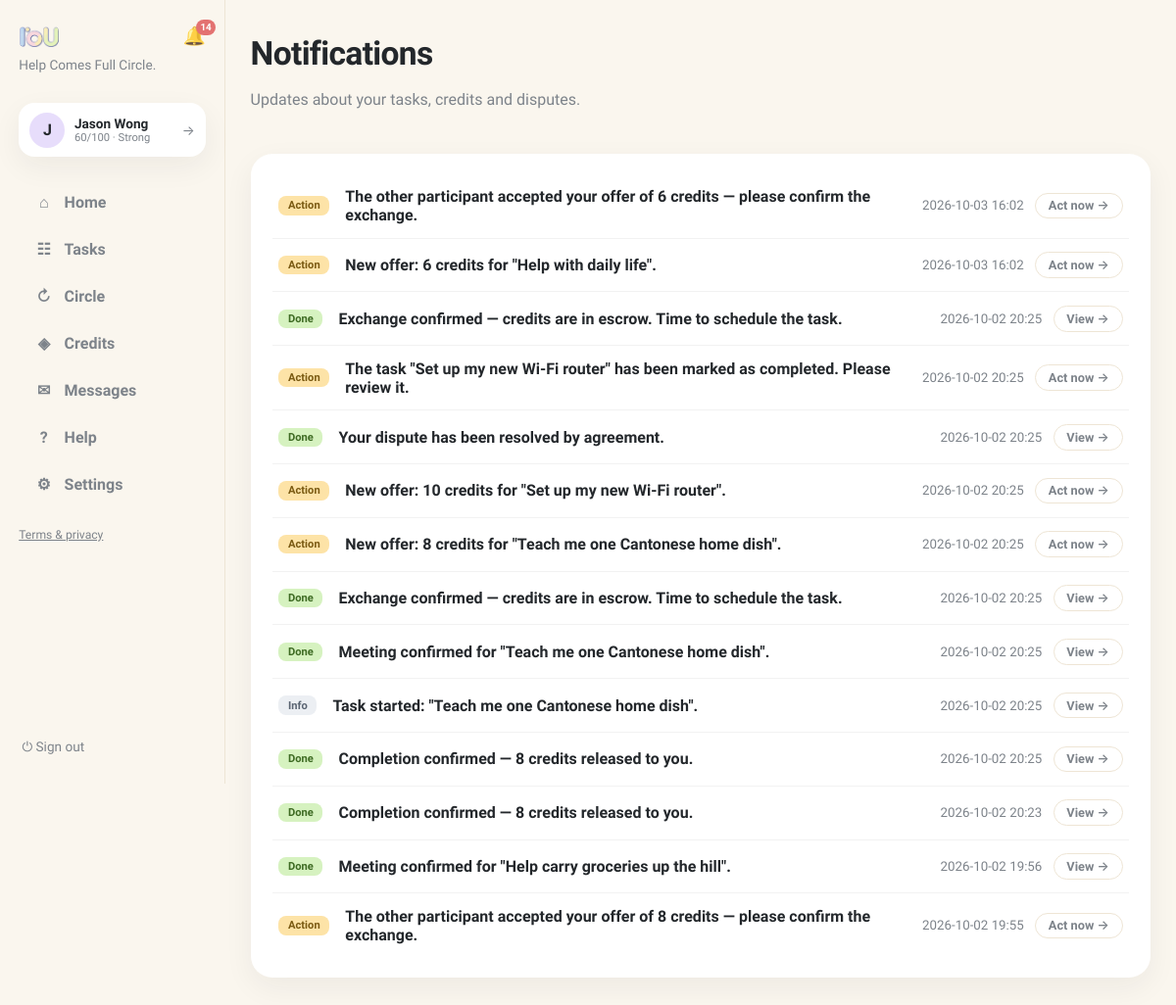
The page /notifications (signed in) on the database as committed earlier.
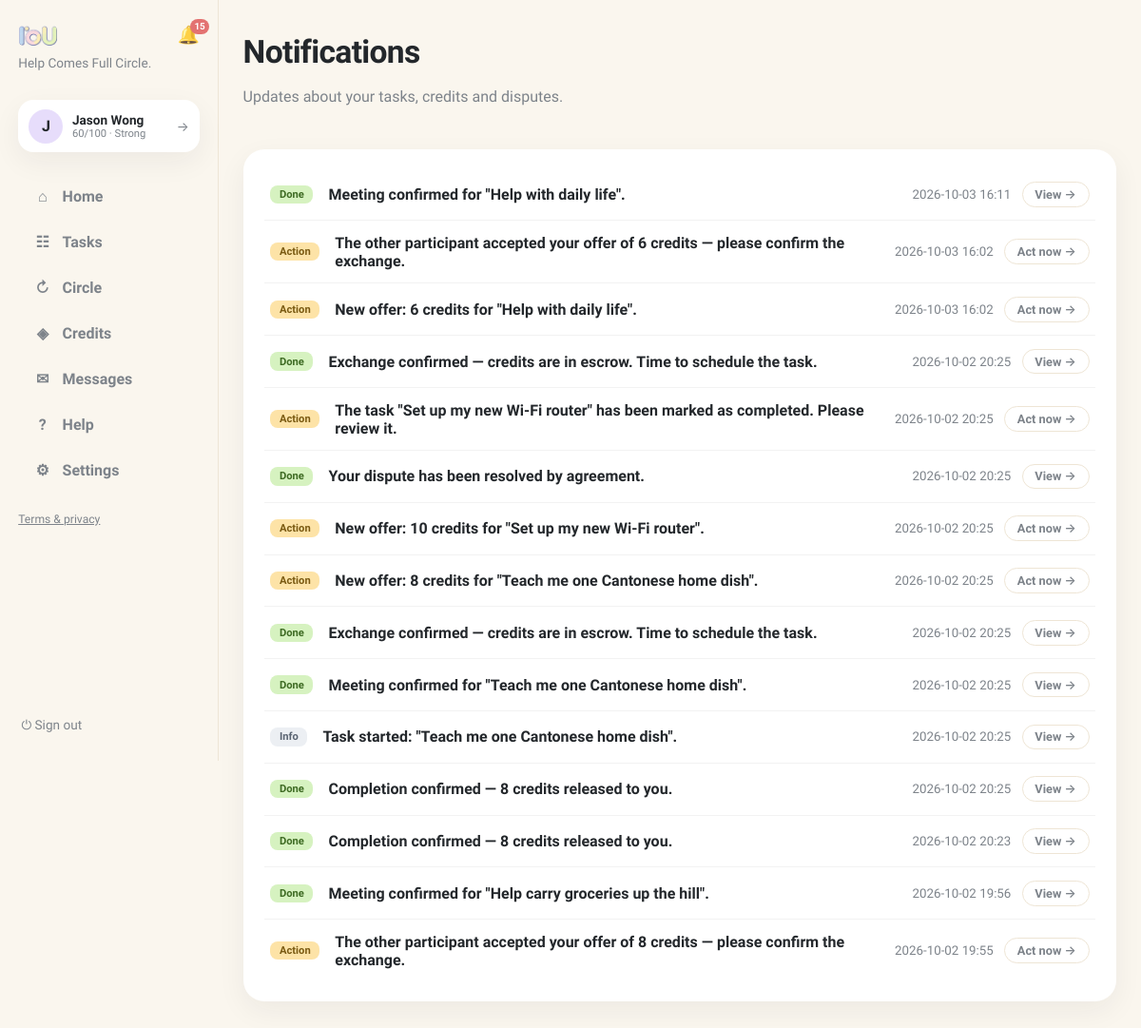
The same page on the database as committed later.
### tables this page shows
CREATE TABLE notifications (
                id INTEGER PRIMARY KEY, user_id INTEGER NOT NULL,
                body TEXT NOT NULL, link TEXT NOT NULL DEFAULT '/',
                is_read INTEGER NOT NULL DEFAULT 0, kind TEXT NOT NULL DEFAULT 'info',
                created_at TEXT NOT NULL,
                FOREIGN KEY(user_id) REFERENCES users(id)
            );

### app.py (the view)
@app.get("/notifications", response_class=HTMLResponse)
def notifications_page(request: Request, tab: str = "system"):
    user = current_user(request)
    if not user:
        return RedirectResponse("/login", status_code=303)
    with db() as connection:
        notifs = connection.execute(
            "SELECT * FROM notifications WHERE user_id=? ORDER BY created_at DESC LIMIT 50",
            (user["id"],)).fetchall()
        threads = connection.execute(
            """SELECT r.id, r.title, r.status, r.requester_id, r.provider_id,
                      ru.name requester_name, pu.name provider_name,
                      (SELECT body FROM messages WHERE request_id=r.id ORDER BY id DESC LIMIT 1) last_body,
                      (SELECT created_at FROM messages WHERE request_id=r.id ORDER BY id DESC LIMIT 1) last_at
               FROM requests r
               JOIN users ru ON ru.id=r.requester_id
               LEFT JOIN users pu ON pu.id=r.provider_id
               WHERE (r.requester_id=? OR r.provider_id=?
                      OR EXISTS (SELECT 1 FROM request_participants rp
                                 WHERE rp.request_id=r.id AND rp.user_id=?))
                 AND EXISTS (SELECT 1 FROM messages WHERE request_id=r.id)
               ORDER BY last_at DESC""",
            (user["id"], user["id"], user["id"])).fetchall()
    return render(request, "notifications.html", page="notifications",
                  notifs=notifs, threads=threads, tab=tab)

### templates/notifications.html (shortened to what this page needs)
{% extends "base.html" %}
{% block content %}
<header class="page-head">
  <div>
    <h1>Notifications</h1>
    <p class="muted">Updates about your tasks, credits and disputes.</p>
  </div>
</header>
<div class="card notif-card">
  {% for n in notifs %}
  <div class="notif-row {% if not n.is_read %}unread{% endif %}">
    <span class="notif-kind k-{{ n.kind or 'info' }}">{% if (n.kind or 'info') == 'action' %}Action{% elif n.kind == 'success' %}Done{% else %}Info{% endif %}</span>
    <div class="notif-body"><b>{{ n.body }}</b></div>
    <div class="notif-side">
      <small class="muted">{{ n.created_at[:16].replace('T',' ') }}</small>
      {% if n.link and (n.kind or 'info') == 'action' %}<a class="btn-ghost btn-sm" href="/notifications/{{ n.id }}/go">Act now →</a>{% elif n.link %}<a class="btn-ghost btn-sm" href="/notifications/{{ n.id }}/go">View →</a>{% endif %}
    </div>
  </div>
  {% else %}<p class="empty">No notifications yet.</p>{% endfor %}
</div>
{% endblock %}

### templates/base.html (shortened to what this page needs)
<!doctype html>
<html lang="en"><head><link rel="stylesheet" href="/static/style.css"></head>
<body class="app-body">
<nav class="sidebar">
  <div class="brand-row">
    <a class="brand" href="/"><img class="brand-logo" src="/static/iou-logo2.png" alt="IoU"></a>
    {% if user %}
    <a class="bell {% if page == 'notifications' %}active{% endif %}" href="/notifications" title="Notifications">🔔{% if unread_notifs or unread_msgs %}<span class="bell-badge">{{ (unread_notifs or 0) + (unread_msgs or 0) }}</span>{% endif %}</a>
    {% endif %}
  </div>
  <p class="brand-tag">Help Comes Full Circle.</p>
  {% if user %}
  <a class="side-user" href="/profile" title="Your profile">
    <div class="avatar">{{ user.name[0] }}</div>
    {% set sc = user.reliability if user.reliability is not none else 60 %}
    {% set lab = 'Suspended' if sc <= 0 else ('Restricted' if sc < 30 else ('Limited' if sc < 60 else ('Strong' if sc < 80 else 'Excellent'))) %}
    <div class="sidebar-user-meta"><b>{{ user.name }}</b>
      <small>{{ sc }}/100 · {{ lab }}</small>
    </div>
    <span class="side-user-arrow">→</span>
  </a>
  <div class="nav-links">
    <a class="nav-link {% if page == 'home' %}active{% endif %}" href="/"><span class="nav-ico">⌂</span>Home</a>
    <a class="nav-link {% if page == 'browse' %}active{% endif %}" href="/browse"><span class="nav-ico">☷</span>Tasks</a>
    <a class="nav-link {% if page == 'circle' %}active{% endif %}" href="/chain-invitations"><span class="nav-ico">↻</span>Circle{% if circle_pending %}<span class="unread-dot"></span>{% endif %}</a>
    <a class="nav-link {% if page == 'credits' %}active{% endif %}" href="/history"><span class="nav-ico">◈</span>Credits</a>
    <a class="nav-link {% if page == 'messages' %}active{% endif %}" href="/messages"><span class="nav-ico">✉</span>Messages{% if unread_msgs %}<span class="unread-dot"></span>{% endif %}</a>
    <a class="nav-link {% if page == 'help' %}active{% endif %}" href="/help"><span class="nav-ico">?</span>Help</a>
    <a class="nav-link {% if page == 'account' %}active{% endif %}" href="/account"><span class="nav-ico">⚙</span>Settings</a>
  </div>
  <p class="nav-footer"><a href="/legal">Terms &amp; privacy</a></p>
  <form method="post" action="/logout" class="side-logout"><button class="link-button" title="Sign out">⏻ Sign out</button></form>
  {% else %}
  <div class="nav-links">
    <a class="nav-link" href="/login"><span class="nav-ico">→</span>Sign in</a>
    <a class="nav-link" href="/register"><span class="nav-ico">＋</span>Create account</a>
  </div>
  <p class="nav-footer"><a href="/legal">Terms &amp; privacy</a></p>
  {% endif %}
</nav>
<main class="content {% block content_class %}{% endblock %}">{% block content %}{% endblock %}</main>
</body></html>

Rows that differ between the two databases and show on the page:
added notifications: kind "Done", body "Meeting confirmed for \"Help with daily life\".", created_at "2026-10-03 16:11"
Other text that changed with them:
{{ (unread_notifs or 0) + (unread_msgs or 0) }}: "14" → "15"
